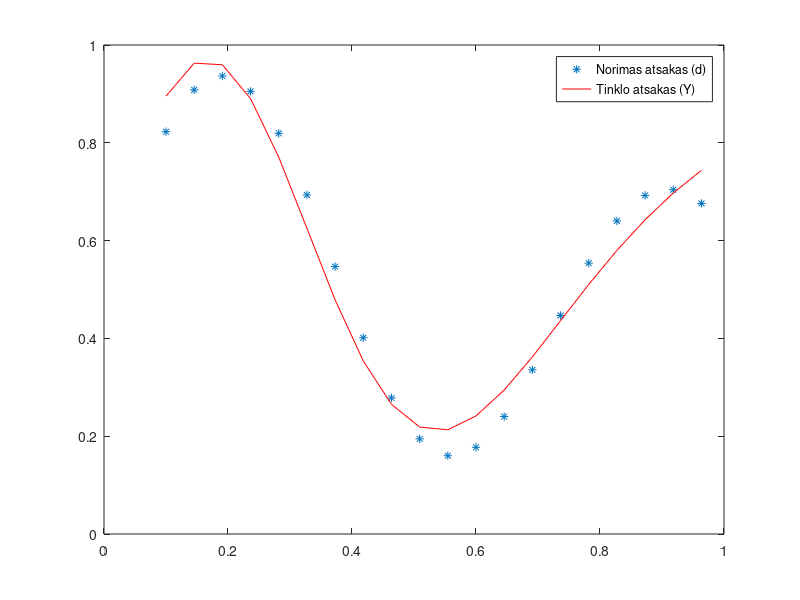
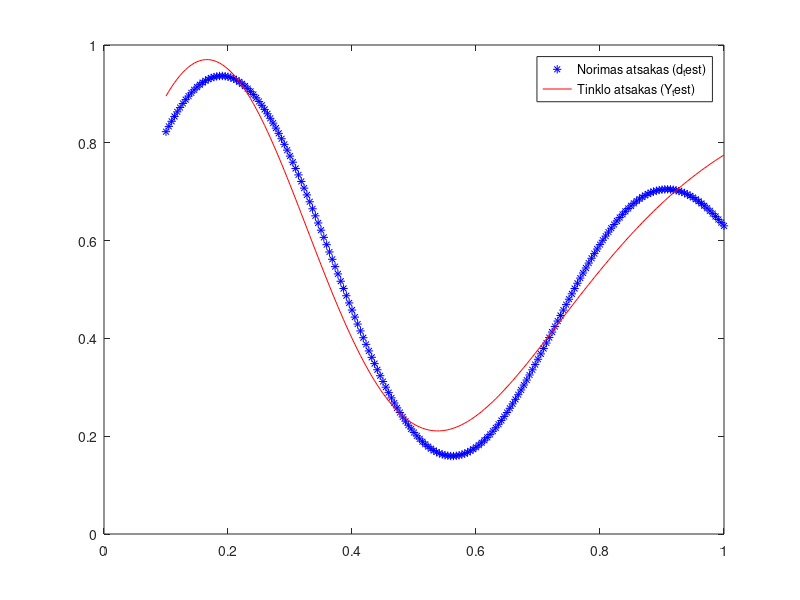

MATLAB code for these plots, in order:
clc
clear all
close all 

x = 0.1:1/22:1; 
d = ((1 + 0.6*sin(2*pi*x/0.7)) + 0.3*sin(2*pi*x))/2; 

plot(x,d,'*') %funkcijos rezultatas norimam gaut atsakymui

%tinklo inicializavimas

%tinklo inicializavimas 
%pirmas sluoksnis
c1= 0.1;
c2= 0.15;
r1= 0.4;
r2= 0.2;

%antras sluoksnis 
w1= rand(1);
w2= rand(1);
b1= rand(1);

eta=0.008; %learning rate cia
%Gauso funkcija: F = exp(-(x-c)^2/(2*r^2)));
%gausO FUNKCIJA 1 SLUOKSNIO
F1 = exp(-(x-c1).^2/(2*r1^2));
F2 = exp(-(x-c2).^2/(2*r2^2));
%feedforward
%tinkloatsakas
for iter=1:5000
    for i=1:length(x)

  %1sluoksnins
  %isejimo f-ja 1 sluoksnio
    y1 = F1(i);
    y2 = F2(i);
    %isejimo sluoksnio pasverta suma
    v= y1*w1+ y2*w2 + b1;
    %isejimo sluoksnio aktyvacija
    Y= v;
    %klaida
    e=d(i)-Y;

    %2 isejimo sluoksnis, klaidos gradidentas. tiesiog klaida
    delta= e; %tiesines f-jos isvestine yra 1
    
    %atnaujinami svoriai
    %2 isejimo sluosknio
    w1=w1+eta*delta*F1(i);
    w2=w2+eta*delta*F2(i);
    b1=b1+eta*delta;

    end
end


%tinklo testas su apmokytais taskais
x_new=0.1:1/22:1;
F1_new = exp(-(x_new-c1).^2/(2*r1^2));
F2_new = exp(-(x_new-c2).^2/(2*r2^2));

Y_new=zeros(1,length(x_new));
for i=1:length(x_new)
  
  %1sluoksnins
  %isejimo f-ja 1 sluoksnio
    y1 = F1(i);
    y2 = F2(i);
    %isejimo sl pasverta suma
    v= y1*w1+ y2*w2 + b1;
    %isejimo sluoksnio aktyvacija
    Y_new(i)= v;
   

end
hold on %2 atskirus grafikus padaryt poto
plot(x_new,Y_new,'r')
hold off
legend('Norimas atsakas (d)','Tinklo atsakas (Y)')
%taskiukai kas kur, legenda kas kur, daugiau neuronu, pabandyt su sigmode
%padaryt. testuot kiti duomenys


%% Tinklo testas 2 su 200 tasku 
x_test = 0.1:1/220:1; 
d_test = ((1 + 0.6*sin(2*pi*x_test/0.7)) + 0.3*sin(2*pi*x_test))/2; % tikrasis atsakas
 %gausO FUNKCIJA 1 SLUOKSNIO
F1_test = exp(-(x_test-c1).^2/(2*r1^2));
F2_test = exp(-(x_test-c2).^2/(2*r2^2));
Y_test=zeros(1,length(x_test));

for i=1:length(x_test)
    %1sluoksnins
  %isejimo f-ja 1 sluoksnio
    y1 = F1_test(i);
    y2 = F2_test(i);
    %isejimo sl pasverta suma
    v= y1*w1+ y2*w2 + b1;
    %isejimo sluoksnio aktyvacija
    Y_test(i)= v;
end
 
figure
plot(x_test,d_test,'b*')
hold on
plot(x_test,Y_test,'r')
hold off
legend('Norimas atsakas (d_test)','Tinklo atsakas (Y_test)')
